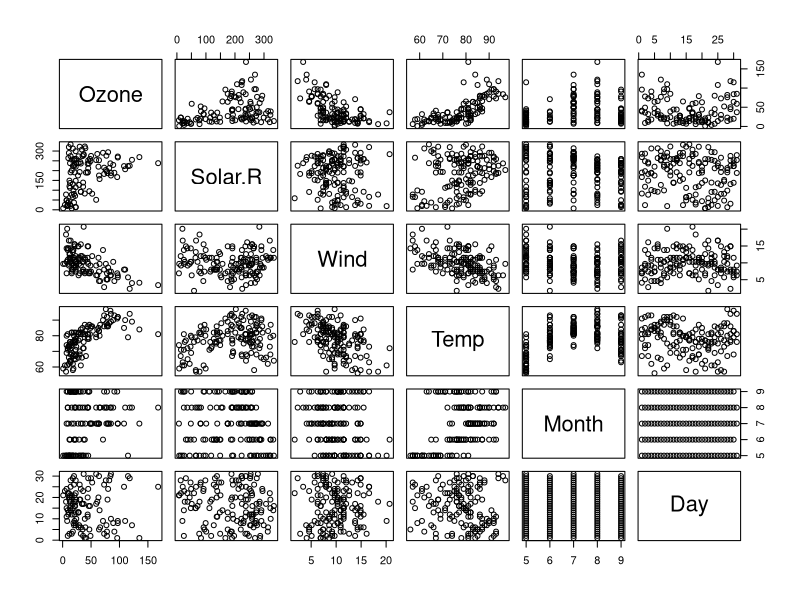
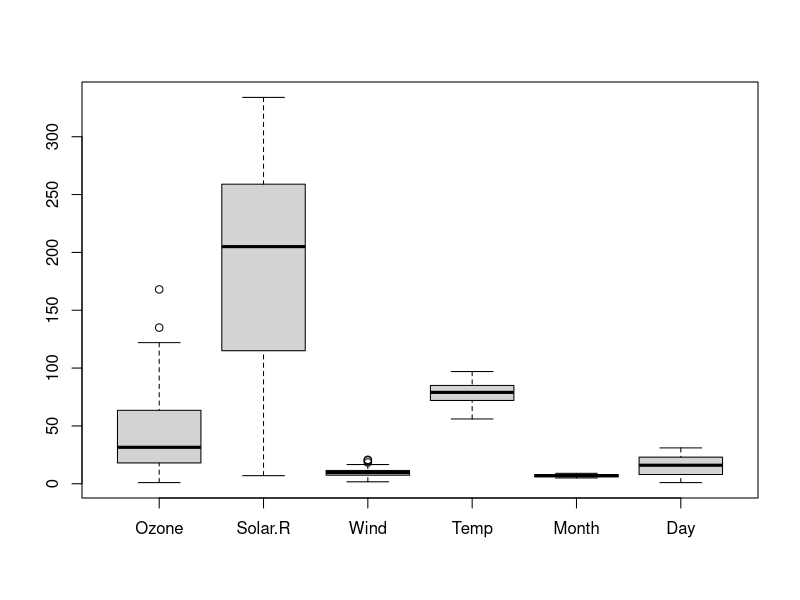
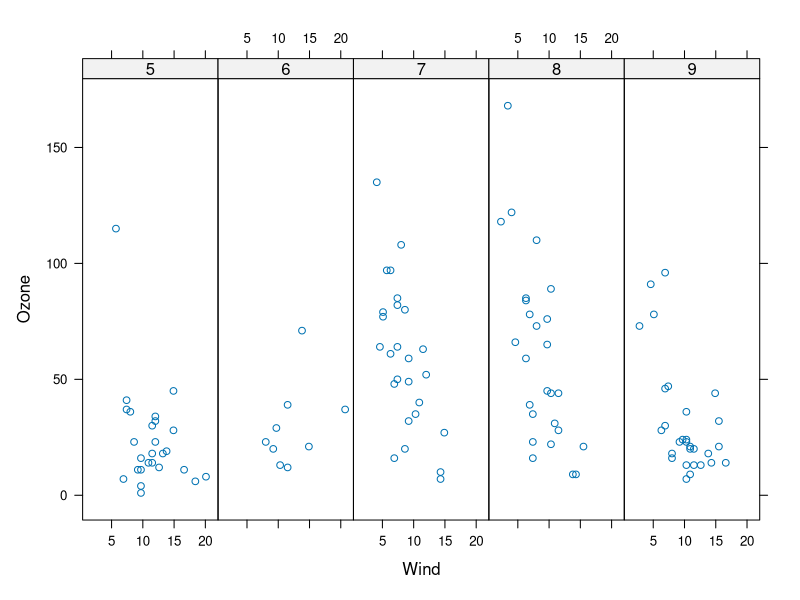
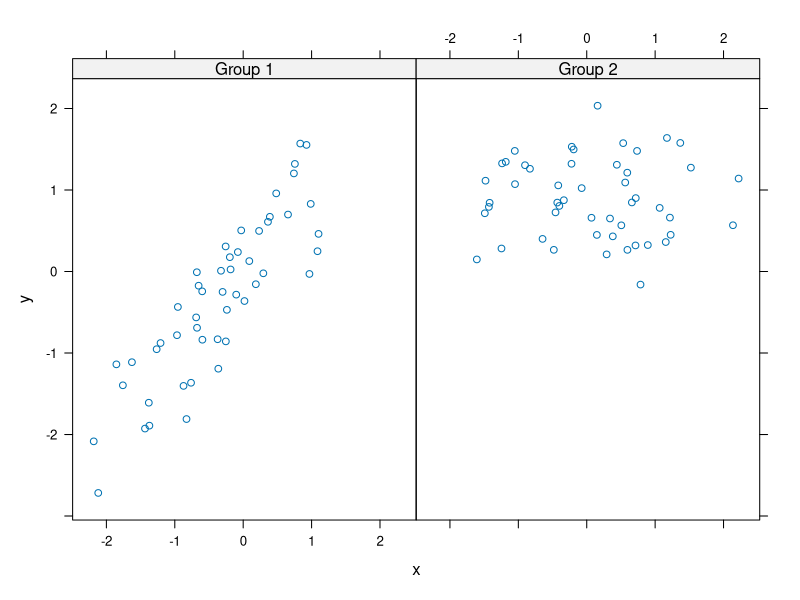
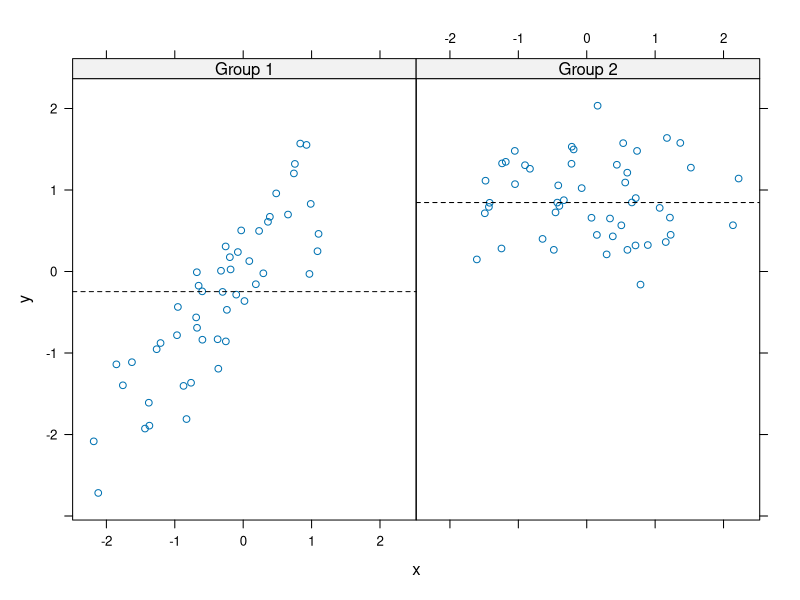
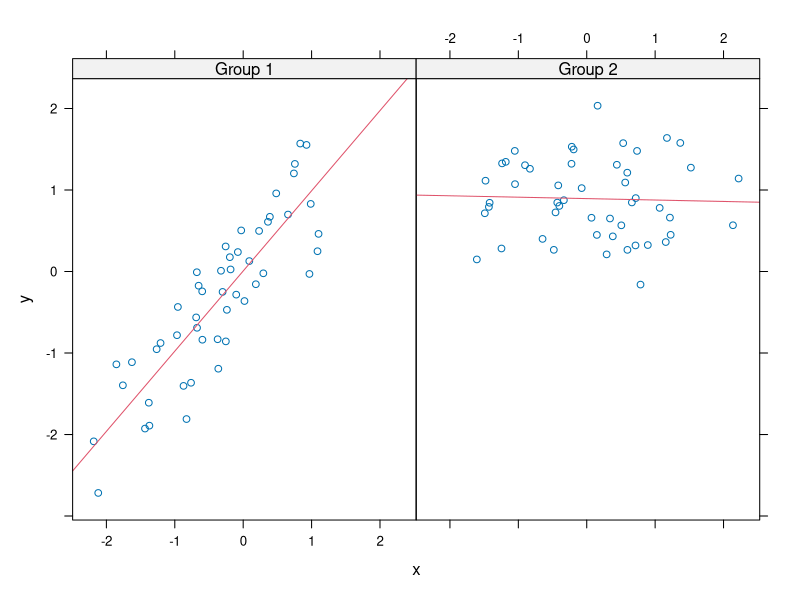

Source code (R) for these figures, in order:
## ---- chunk 1
options(xtable.comment = FALSE)
library("knitr")
library("formatR")
opts_chunk$set(message=F,comment="",tidy=T,warning=FALSE,highlight=TRUE)

## ---- chunk 2
plot(airquality)#二维散点图
boxplot(airquality)#框须图
summary(airquality)
str(airquality)
attributes(airquality)
attr(airquality,"row.names")
## ---- chunk 3
x = c(1,2,"cat",3);x
mode(x)
y = c(5,T,3,7);y
mode(y)

## ---- chunk 4
names(options())

## ---- chunk 5
#调用R的输出信息
glmout = capture.output ( example ( glm ) )
glmout [ 1 : 5 ]

## ---- chunk 6
glmout = capture.output(example ( glm ) )
glmout[1:5]

## ---- chunk 7
x = 1:10
a = "print(x)"
class(a)
eval(parse(text = a))
## ---- chunk 8

#数据框是否完整
x <- c(1, 2, NA, 4, NA, 5)
y <- c("a", "b", NA, "d", "e",NA)
complete.cases(x,y)

airquality[1:6, ]
good <- complete.cases(airquality)
airquality[good, ][1:6, ]

## ---- chunk 9

set.seed(13435)
X <- data.frame("var1"=sample(1:5),"var2"=sample(6:10),"var3"=sample(11:15))
X <- X[sample(1:5),]; X$var2[c(1,3)] = NA
X[(X$var1 <= 3 | X$var3 > 15),]

X[1:2,"var2"]
X[which(X$var2 > 8),]

sort(X$var2,na.last=TRUE)
X[order(X$var1,X$var3),]

library(plyr)
arrange(X,var1)
arrange(X,desc(var1))

X$var4 <- rnorm(5)
Y <- cbind(X,rnorm(5))

## ---- chunk 10

rep(1:5,each = 2)
rep(1:5,time = 2)
seq(1,10,by = 2)
seq(1,10,length = 3)

#追加元素
x = 1:5
( foo = c ( x [ 1 ] , 0 , x [ 2 : 5 ] ) ) # expected r e s u l t
append ( x , 0 , after = 1)

## ---- chunk 11

x = c(rnorm(100),2*rnorm(30))
m = scale(x,scale = F) #only centering
n = scale(x,center = F) #only scaling

## ---- chunk 12

#因子的基础知识

data = c(1,2,2,3,1,2,3,3,1,2,3,3,1)
fdata = factor(data)
levels(fdata) = c('I','II','III')

#有序因子

mons = factor('march','april','august',
         levels = c('april','march','august'),
         order = T)

#对因子重新排序

with(InsectSprays,
     reorder(spray,count,mean)
     )

#gl(x,y) x为所需生成不同因子的数目，y为重复的次数

thelevels = data.frame(group=gl(3,10,length=30),
       subgroup=gl(5,2,length=30),
       obs=gl(2,1,length=30))

#第一个因子乘以第二个因子

expand.grid(seq(1,5,by = 2),seq(2,5,by = 2))
## ---- chunk 13
x= 1:10
y = rev(x)
pmax(x,y)
pmin(x,y)

## ---- chunk 14

x = 1:10
t(x);class(t(x))
t(t(x));class(t(t(x)))

## ---- chunk 15
#rle()为游程处理
seq1 = c(1,3,5,2,4,2,2,2,7,6)
rle.seq1 = rle(seq1)
rle.seq1
any(rle.seq1$values == 2 & rle.seq1$length >= 3)

## ---- chunk 16

ts(1:47,frequency = 4,start = c(1959,2))

## ---- chunk 17

rmat = matrix(rnorm(15),5,3,dimnames = list(NULL,c('A','B','C'))) 
rmat

# 或者

rmat = matrix(rnorm(15),5,3)
dimnames(rmat) = list(NULL,c('A','B','C'))
rmat

 #矩阵乘法,crossprod(X,y)
outer(month.abb, 1999:2003, FUN = "paste") #outer的使用


## ---- chunk 18
#x可以为dataframe,list或者向量
x <- 1:4
lapply(x, runif, min = 0, max = 10)

x <- list(a = matrix(1:4, 2, 2), b = matrix(1:6, 3, 2)) 
lapply(x, function(elt) elt[,1])
## ---- chunk 19
noise <- function(n, mean, sd) {
 rnorm(n, mean, sd)
 }
noise(5, 1, 2)
mapply(noise, 1:5, 1:5, 2)
## ---- chunk 20
x <- c(rnorm(10), runif(10), rnorm(10, 1))
f <- gl(3, 10)
f
tapply(x, f, mean)

attach ( warpbreaks )
tapply ( breaks , list ( wool , tension ) , mean)

aggregate ( breaks , list ( wool , tension ) , mean)

## ---- chunk 21
s <- split(airquality, airquality$Month)
lapply(s, function(x) colMeans(x[, c("Ozone", "Solar.R", "Wind")]))
sapply(s, function(x) colMeans(x[, c("Ozone", "Solar.R", "Wind")],
                                 na.rm = TRUE))


## ---- chunk 22
library(lattice)
## Convert 'Month' to a factor variable
airquality <- transform(airquality, Month = factor(Month))
xyplot(Ozone ~ Wind | Month, data = airquality, layout = c(5, 1))

## ---- chunk 23
set.seed(10)
x <- rnorm(100)
f <- rep(0:1, each = 50)
y <- x + f - f * x + rnorm(100, sd = 0.5)
f <- factor(f, labels = c("Group 1", "Group 2"))
xyplot(y ~ x | f, layout = c(2, 1))  ## Plot with 2 panels
## ---- chunk 24
## Custom panel function
xyplot(y ~ x | f, panel = function(x, y, ...) {
    panel.xyplot(x, y, ...)  ## First call the default panel function for 'xyplot'
    panel.abline(h = median(y), lty = 2)  ## Add a horizontal line at the median
})

## Custom panel function
xyplot(y ~ x | f, panel = function(x, y, ...) {
    panel.xyplot(x, y, ...)  ## First call default panel function
    panel.lmline(x, y, col = 2)  ## Overlay a simple linear regression line
})
## ---- chunk 25

integrate(dnorm , -1.96 , 1.96)
integrate(dnorm , -Inf , Inf )
fun = function(x) {x^2}
integrate(fun,lower = 0,upper = 2)
